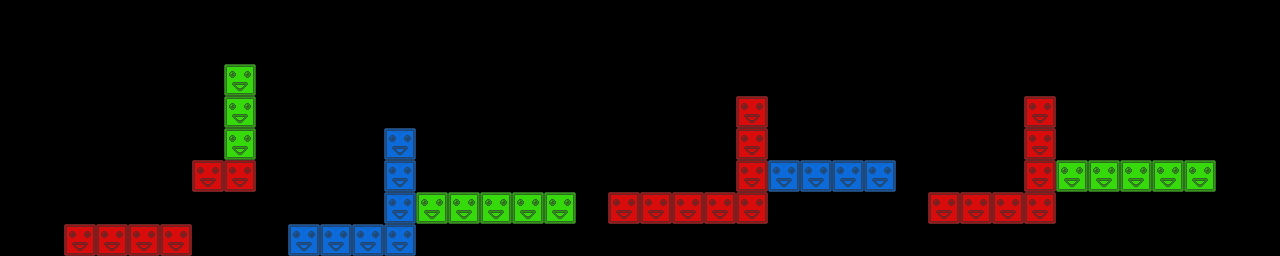

A 2D game scene composited from a Tiled map and its tileset images. What follows is a short description and the map's XML, with each tile layer's data collapsed to a summary:
An orthogonal 40x8 tile map with 32x32 px tiles, 3 tile layers (red, green, blue) and 9 objects.

<map version="1.0" orientation="orthogonal" renderorder="right-down" width="40" height="8" tilewidth="32" tileheight="32">
 <tileset firstgid="1" name="blocks" tilewidth="32" tileheight="32">
  <image source="blocks.png" width="96" height="32" />
 </tileset>
 <layer name="red" width="40" height="8">
  <data>[320 cells, 21 non-empty, 1 distinct tile ids]</data>
 </layer>
 <layer name="green" width="40" height="8">
  <data>[320 cells, 13 non-empty, 1 distinct tile ids]</data>
 </layer>
 <layer name="blue" width="40" height="8">
  <data>[320 cells, 11 non-empty, 1 distinct tile ids]</data>
 </layer>
 <objectgroup name="crystals">
  <object x="349" y="71">
   <ellipse />
  </object>
  <object x="516" y="154">
   <ellipse />
  </object>
  <object x="815" y="112">
   <ellipse />
  </object>
  <object x="1185" y="128">
   <ellipse />
  </object>
  <object x="337" y="196">
   <ellipse />
  </object>
 </objectgroup>
 <objectgroup name="spikes">
  <object x="460" y="99">
   <ellipse />
  </object>
  <object x="943" y="107">
   <ellipse />
  </object>
  <object x="1136" y="109">
   <ellipse />
  </object>
  <object x="191" y="75">
   <ellipse />
  </object>
 </objectgroup>
</map>
